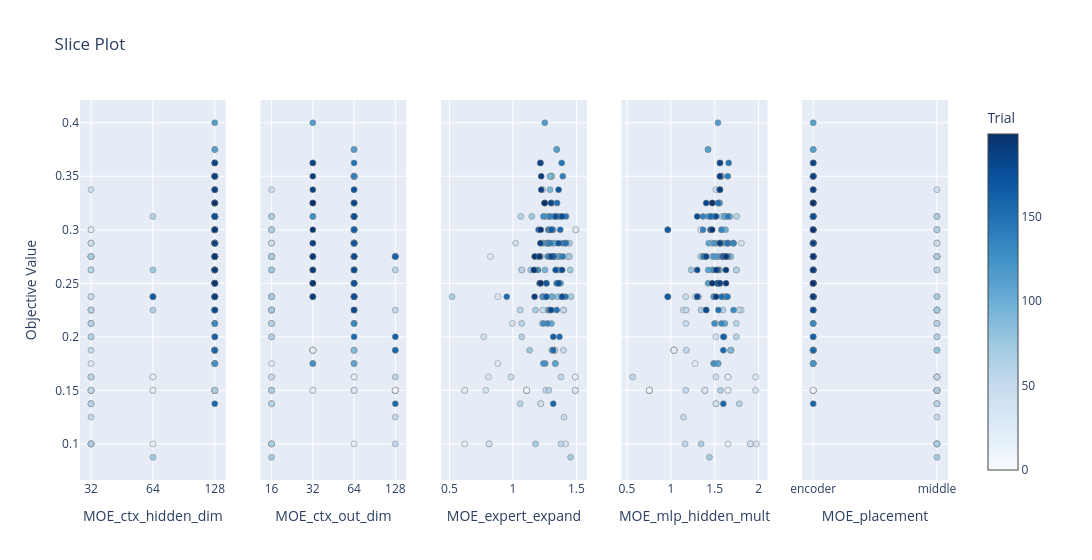

Notebook source saved alongside this figure:
### Code cell
fig_slice = plot_slice(study, params=params_to_plot_MOE_MISC)
fig_slice.show()

### Figure 1 — Plotly figure (JSON) as saved in the notebook; plotly's stock layout.template omitted (floating-point values rounded to 4 significant figures; data arrays with more than 128 entries replaced by an {"elided": "..."} marker saying what was removed)
{"data": [{"marker": {"color": {"elided": "200 int values"}, "colorbar": {"title": {"text": "Trial"}, "x": 1, "xpad": 40}, "colorscale": [[0, "rgb(247,251,255)"], [0.125, "rgb(222,235,247)"], [0.25, "rgb(198,219,239)"], [0.375, "rgb(158,202,225)"], [0.5, "rgb(107,174,214)"], [0.625, "rgb(66,146,198)"], [0.75, "rgb(33,113,181)"], [0.875, "rgb(8,81,156)"], [1, "rgb(8,48,107)"]], "line": {"color": "Grey", "width": 0.5}, "showscale": true}, "mode": "markers", "name": "Feasible Trial", "showlegend": false, "type": "scatter", "x": {"elided": "200 int values"}, "xaxis": "x", "y": {"elided": "200 float values"}, "yaxis": "y"}, {"marker": {"color": {"elided": "200 int values"}, "colorbar": {"title": {"text": "Trial"}, "x": 1, "xpad": 40}, "colorscale": [[0, "rgb(247,251,255)"], [0.125, "rgb(222,235,247)"], [0.25, "rgb(198,219,239)"], [0.375, "rgb(158,202,225)"], [0.5, "rgb(107,174,214)"], [0.625, "rgb(66,146,198)"], [0.75, "rgb(33,113,181)"], [0.875, "rgb(8,81,156)"], [1, "rgb(8,48,107)"]], "line": {"color": "Grey", "width": 0.5}, "showscale": false}, "mode": "markers", "name": "Feasible Trial", "showlegend": false, "type": "scatter", "x": {"elided": "200 int values"}, "xaxis": "x2", "y": {"elided": "200 float values"}, "yaxis": "y2"}, {"marker": {"color": {"elided": "200 int values"}, "colorbar": {"title": {"text": "Trial"}, "x": 1, "xpad": 40}, "colorscale": [[0, "rgb(247,251,255)"], [0.125, "rgb(222,235,247)"], [0.25, "rgb(198,219,239)"], [0.375, "rgb(158,202,225)"], [0.5, "rgb(107,174,214)"], [0.625, "rgb(66,146,198)"], [0.75, "rgb(33,113,181)"], [0.875, "rgb(8,81,156)"], [1, "rgb(8,48,107)"]], "line": {"color": "Grey", "width": 0.5}, "showscale": false}, "mode": "markers", "name": "Feasible Trial", "showlegend": false, "type": "scatter", "x": {"elided": "200 float values"}, "xaxis": "x3", "y": {"elided": "200 float values"}, "yaxis": "y3"}, {"marker": {"color": {"elided": "200 int values"}, "colorbar": {"title": {"text": "Trial"}, "x": 1, "xpad": 40}, "colorscale": [[0, "rgb(247,251,255)"], [0.125, "rgb(222,235,247)"], [0.25, "rgb(198,219,239)"], [0.375, "rgb(158,202,225)"], [0.5, "rgb(107,174,214)"], [0.625, "rgb(66,146,198)"], [0.75, "rgb(33,113,181)"], [0.875, "rgb(8,81,156)"], [1, "rgb(8,48,107)"]], "line": {"color": "Grey", "width": 0.5}, "showscale": false}, "mode": "markers", "name": "Feasible Trial", "showlegend": false, "type": "scatter", "x": {"elided": "200 float values"}, "xaxis": "x4", "y": {"elided": "200 float values"}, "yaxis": "y4"}, {"marker": {"color": {"elided": "200 int values"}, "colorbar": {"title": {"text": "Trial"}, "x": 1, "xpad": 40}, "colorscale": [[0, "rgb(247,251,255)"], [0.125, "rgb(222,235,247)"], [0.25, "rgb(198,219,239)"], [0.375, "rgb(158,202,225)"], [0.5, "rgb(107,174,214)"], [0.625, "rgb(66,146,198)"], [0.75, "rgb(33,113,181)"], [0.875, "rgb(8,81,156)"], [1, "rgb(8,48,107)"]], "line": {"color": "Grey", "width": 0.5}, "showscale": false}, "mode": "markers", "name": "Feasible Trial", "showlegend": false, "type": "scatter", "x": {"elided": "200 str values"}, "xaxis": "x5", "y": {"elided": "200 float values"}, "yaxis": "y5"}], "layout": {"title": {"text": "Slice Plot"}, "width": 1500, "xaxis": {"anchor": "y", "categoryarray": [32, 64, 128], "categoryorder": "array", "domain": [0, 0.168], "title": {"text": "MOE_ctx_hidden_dim"}, "type": "category"}, "xaxis2": {"anchor": "y2", "categoryarray": [16, 32, 64, 128], "categoryorder": "array", "domain": [0.208, 0.376], "title": {"text": "MOE_ctx_out_dim"}, "type": "category"}, "xaxis3": {"anchor": "y3", "domain": [0.416, 0.584], "title": {"text": "MOE_expert_expand"}}, "xaxis4": {"anchor": "y4", "domain": [0.624, 0.792], "title": {"text": "MOE_mlp_hidden_mult"}}, "xaxis5": {"anchor": "y5", "categoryarray": ["encoder", "middle"], "categoryorder": "array", "domain": [0.832, 1], "title": {"text": "MOE_placement"}, "type": "category"}, "yaxis": {"anchor": "x", "domain": [0, 1], "title": {"text": "Objective Value"}}, "yaxis2": {"anchor": "x2", "domain": [0, 1], "matches": "y", "showticklabels": false}, "yaxis3": {"anchor": "x3", "domain": [0, 1], "matches": "y", "showticklabels": false}, "yaxis4": {"anchor": "x4", "domain": [0, 1], "matches": "y", "showticklabels": false}, "yaxis5": {"anchor": "x5", "domain": [0, 1], "matches": "y", "showticklabels": false}}}
